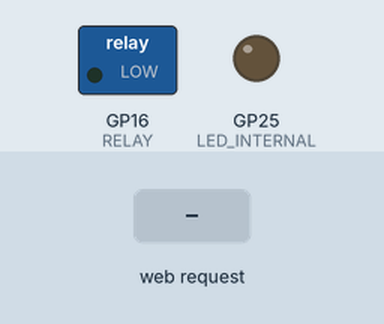
The program below on a simulated Raspberry Pi Pico running MicroPython. Shown: switched loads named in the program (green lamp = pin HIGH), output pins drawn as LEDs (lit = HIGH). Inputs (shaded band) come from the test bench. WiFi joins after 1.5 s; what the program prints to the serial console is not drawn.

Above: at 3.2 s.
3.3 s: HTTP request GET /on received
At 3.7 s:
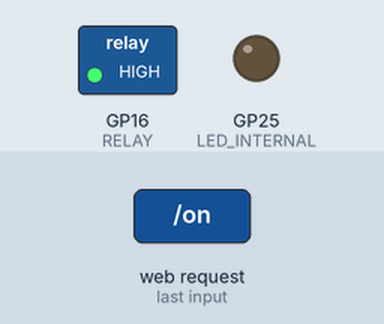
4.8 s: HTTP request GET /off received
At 6.1 s:
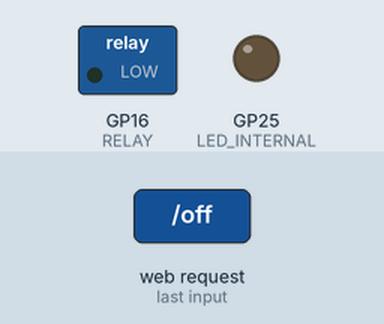
Timing chart, 0 to 7.8 s (numbered marks = the images above; inputs shaded):
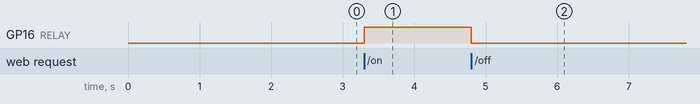

The program:

Webserver.py
```python
import network
import socket
from machine import Pin
import utime
import dht

SSID = "Red Milk"
PASSWORD = "01234567"

wlan = network.WLAN(network.STA_IF)
wlan.active(True)
wlan.connect(SSID, PASSWORD)

while not wlan.isconnected():
    utime.sleep(1)

ip_address = wlan.ifconfig()[0]
print("Connected to WiFi")

# Relay
RELAY = Pin(16, Pin.OUT)
RELAY.value(0)  # Starts off

# DHT22
dht_pin = Pin(15, Pin.IN, Pin.PULL_UP)
dht22 = dht.DHT22(dht_pin)

LED_INTERNAL = Pin("LED", Pin.OUT)

# Globals
last_temp_read_time = 0
temperature = "N/A"
humidity = "N/A"
relay_status = "OFF"

def read_inside_temp():
    global last_temp_read_time, temperature, humidity
    current_time = utime.time()

    if current_time - last_temp_read_time >= 3:  # Read every 3 seconds
        try:
            LED_INTERNAL.value(1)
            dht22.measure()
            temperature = "{:.1f}°C".format(dht22.temperature() - 4)
            humidity = "{:.1f}%".format(dht22.humidity())
            LED_INTERNAL.value(0)
        except Exception as e:
            print("DHT22 Error:", e)
            temperature = "N/A"
            humidity = "N/A"
            LED_INTERNAL.value(0)

        last_temp_read_time = current_time  # Reset timer

html = """<!DOCTYPE html>
<html>
<head>
    <title>Mhmmm pico</title>
    <style>
        body { font-family: Arial, sans-serif; text-align: center; background-color: #f4f4f4; }
        h1 { color: #333; }
        .status-circle {
            width: 50px; height: 50px; margin: 10px auto;
            border-radius: 50%; background-color: red;
            display: flex; align-items: center; justify-content: center;
            font-weight: bold; color: white;
            transition: background-color 0.5s ease-in-out, transform 0.3s ease-in-out;
        }
        .on-btn { background-color: green; color: white; }
        .off-btn { background-color: red; color: white; }
        button {
            font-size: 18px; padding: 10px 20px; margin: 10px;
            border: none; cursor: pointer; border-radius: 5px;
            transition: 0.3s;
        }
        button:hover { opacity: 0.8; }
    </style>
    <script>
        function updateData() {
            fetch('/data')
                .then(response => response.json())
                .then(data => {
                    // Update temperature & humidity without needing LED check
                    document.getElementById('temperature').innerText = data.temp;
                    document.getElementById('humidity').innerText = data.hum;

                    // Update relay status
                    document.getElementById('relay-status').innerText = data.relay;
                    let circle = document.getElementById('status-circle');

                    if (data.relay === "ON") {
                        circle.style.backgroundColor = "green";
                        circle.style.transform = "scale(1.1)";  // Slight pulse effect
                    } else {
                        circle.style.backgroundColor = "red";
                        circle.style.transform = "scale(1)";
                    }
                });
        }

        setInterval(updateData, 1000);  // Check relay status every second
    </script>
</head>
<body>
    <h1>Relay and Temperature :)</h1>
    <h2>Temperature: <span id="temperature">Getting Cookies...</span></h2>
    <h2>Humidity: <span id="humidity">Getting Milk...</span></h2>

    <h2>Relay Status: <span id="relay-status">OFF</span></h2>
    <div id="status-circle" class="status-circle"> </div>

    <button class="on-btn" onclick="fetch('/on')">Turn ON</button>
    <button class="off-btn" onclick="fetch('/off')">Turn OFF</button>
</body>
</html>
"""

# Start the webserver
addr = socket.getaddrinfo("0.0.0.0", 80)[0][-1]
s = socket.socket()
s.bind(addr)
s.listen(5)

print("It's alive http://" + ip_address)

while True:
    try:
        conn, addr = s.accept()
        request = conn.recv(1024).decode("utf-8")

        # The  GET methods
        if "GET /on" in request:
            RELAY.value(1)
            relay_status = "ON"
        elif "GET /off" in request:
            RELAY.value(0)
            relay_status = "OFF"
        elif "GET /data" in request:
            read_inside_temp()
            data = '{{"temp": "{}", "hum": "{}", "relay": "{}"}}'.format(temperature, humidity, relay_status)
            conn.send("HTTP/1.1 200 OK\nContent-Type: application/json\n\n" + data)
            conn.close()
            continue  # Skip sending HTML for /data requests


        # Get HTML
        response = "HTTP/1.1 200 OK\nContent-Type: text/html\n\n" + html
        conn.send(response)
        conn.close()

    except Exception as e:
        print("Error:", e)
```

Measured:
- after the input at 3.3 s, GP16 (RELAY): LOW → HIGH at once
- after the input at 4.8 s, GP16 (RELAY): HIGH → LOW at once
